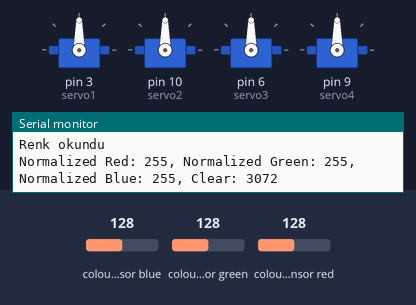
Simulated run of this sketch. Board: Arduino Uno, built with avr-gcc and run on an emulated ATmega328P. Shown: 4 × servo, the last lines printed to the serial monitor. Wiring (inferred from the names in the program): TCS34725 colour sensor at I2C address 0x29. Inputs (shaded band) come from the test bench; at power-on: colour sensor blue 128, colour sensor green 128, colour sensor red 128.

Above: at 10.1 s.
At 11.95 s:
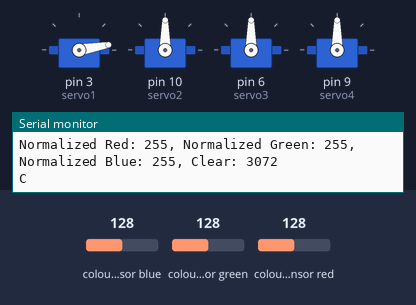
At 12.9 s:
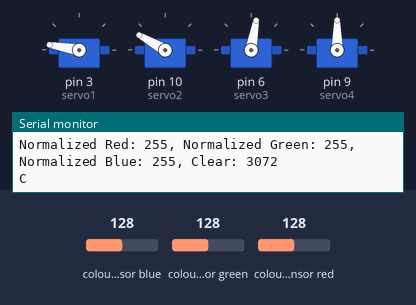
At 13.85 s:
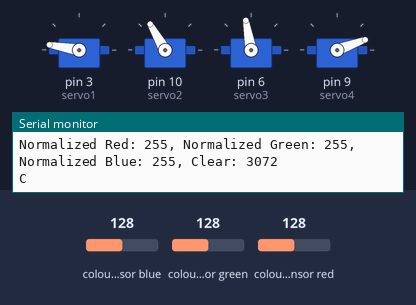
At 17.6 s:
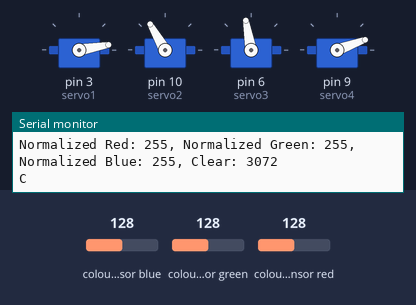
Timing chart, 0 to 22.5 s (numbered marks = the images above):
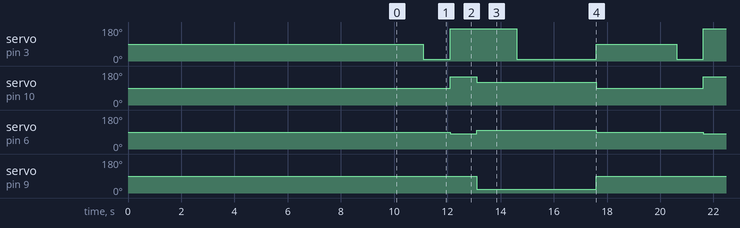

The sketch:

renk_robotkol.ino
```cpp
#include <Wire.h>
#include <Servo.h>
#define TCS34725_ADDR 0x29 //renk sensörü adresi

typedef struct //RGB verilerini tutan yapı
{
  uint16_t Red;
  uint16_t Green;
  uint16_t Blue;
  uint16_t Clear;
} RGB;
//Global değişkenler
RGB rgb; //renk verileri
uint16_t maxRGB = 0; // maks RGB değeri
uint16_t CT = 0, Lux = 0; //renk sıcaklığı ve ışık seviyesi
byte color = 0, rgb_data[3] = {0}; //renk ve RGB verileri

char kanal; //Renk kanaklı (R,G,B,C)
int renkFarkininKanalDegeri; //Renk farkının belirlenen kanaldaki değeri

Servo servo1; // Sağ üst servo
Servo servo2; // Sol üst servo
Servo servo3; // Sağ alt servo
Servo servo4; // Sol alt servo

//renk sensörü pin bağlantıları
int renkSensorPinDR = A5; // Renk sensörü DR pin bağlantısı
int renkSensorPinCT = A4; // Renk sensörü CT pin bağlantısı
int renkSensorOkuma;

//başlangıç ayarları burada yapılıyor
void setup()
{
  Serial.begin(115200);
  Wire.begin();
  delay(1);

  //renk sensörü için ayarlar
  Wire.beginTransmission(TCS34725_ADDR);
  Wire.write(0x00); // Control register
  Wire.write(0x01); // ATIME değeri (örneğin, 1 ms)
  Wire.endTransmission();

  //servo motorları başlat
  servo1.attach(3);
  servo2.attach(10);
  servo3.attach(6);
  servo4.attach(9);

  Serial.begin(9600);

  //RGB değerimi oku,renk farkını belirle ve ekrana yazır
  RGB renk1 = renkAl(1);
  printColor(renk1);
  RGB renk2 = renkAl(2);
  printColor(renk2);

  RGB renkFarki = renkcikar(renk1, renk2);
  kanal = KanalBelirle(renkFarki);
  renkFarkininKanalDegeri = kanalGetir(renkFarki, kanal);
  Serial.println(kanal);
}

//Ana döngü sürekli çalışan kod burada bulunuyor
void loop()
{
  readColor(); //renk sensöründen veriyi oku
  normalizeRGB(); //RGB verilerini normalize et
  calistir(); //belirlenen şartlara göre başlat
  printColor(rgb); //renk verilerini ekrana yazdır
  delay(1000); //1saniye bekle
}

//renk kanalını belirleme fonksiyonu
char KanalBelirle(RGB renk)
{
  if(renk.Red > renk.Blue && renk.Red > renk.Green && renk.Red > renk.Clear)
  {
    return 'R';
  }
  else if(renk.Green > renk.Red && renk.Green > renk.Blue && renk.Green > renk.Clear)
  {
    return 'G';
  }
  else if(renk.Blue > renk.Red && renk.Blue > renk.Green && renk.Blue > renk.Clear)
  {
    return 'B';
  }
  else
  {
    return 'C';
  }
}

//belirlenen kanaldaki değeri döndüren fonksiyon
int kanalGetir(RGB renk, char kanal)
{
  int kanalDegeri = 0;

  if(kanal == 'R')
  {
    kanalDegeri = renk.Red;
  }
  else if (kanal == 'G')
  {
    kanalDegeri = renk.Green;
  }
  else if (kanal == 'B')
  {
    kanalDegeri = renk.Blue;
  }
  else
  {
    kanalDegeri = renk.Clear;
  }

  return kanalDegeri;
}
// iki renk arasındaki farkı hesaplayan fonksiyon
RGB renkcikar(RGB renk1, RGB renk2)
{
  int renkRfark = renk1.Red - renk2.Red;
  int renkGfark = renk1.Green - renk2.Green;
  int renkBfark = renk1.Blue - renk2.Blue;
  int renkCfark = renk1.Clear - renk2.Clear;

  if(renkRfark < 0) renkRfark *= -1;
  if(renkGfark < 0) renkGfark *= -1;
  if(renkBfark < 0) renkBfark *= -1;
  if(renkCfark < 0) renkCfark *= -1;

  RGB renkFark;
  renkFark.Red = renkRfark;
  renkFark.Green = renkGfark;
  renkFark.Blue = renkBfark;
  renkFark.Clear = renkCfark;

  return renkFark;
}

//belirtilen şartlara göre aksiyonları başlatan fonksiyon
void calistir()
{
  int kanalDegeri = kanalGetir(rgb, kanal);

  if(kanalDegeri > renkFarkininKanalDegeri)
  {
    OrtayaDn();
    kiskaciAc();
    kiskaciKapat();
    SagaDnme();
    delay(500);
    kiskaciAc();
    delay(2000);
    Serial.println("Beyaz");
  }
  else
  {
    OrtayaDn();
    kiskaciAc();
    kiskaciKapat();
    SolaDnme();
    delay(500);
    kiskaciAc();
    delay(2000);
    Serial.println("Siyah");
  }

  OrtayaDn();
}

//belirtilen sıradaki renk örneğini okuyan fonksiyon
RGB renkAl(int sira)
{
  Serial.print(sira);
  Serial.println(".objeyi göster");
  delay(5000);

  int toplam_r = 0;
  int toplam_g = 0;
  int toplam_b = 0;
  int toplam_c = 0;

  //5 örnek al ve ortalamsını hesapla
  for(int i = 0; i<5; i++)
  {
    readColor();
    normalizeRGB();

    toplam_r += rgb.Red;
    toplam_g += rgb.Green;
    toplam_b += rgb.Blue;
    toplam_c += rgb.Clear;
  }

  RGB okunanRenk;
  okunanRenk.Red = toplam_r/5;
  okunanRenk.Green = toplam_g/5;
  okunanRenk.Blue = toplam_b/5;
  okunanRenk.Clear = toplam_c/5;

  Serial.println("Renk okundu");

  return okunanRenk;
}

//renk sensörüden veriyi okuyan fonksiyon
void readColor()
{
  //renk sensöründen veriyi talep et
  Wire.beginTransmission(TCS34725_ADDR);
  Wire.write(0x80 | 0x14); // Data register
  Wire.endTransmission();

  Wire.requestFrom(TCS34725_ADDR, 8);
  rgb.Clear = Wire.read();
  rgb.Clear |= Wire.read() << 8;
  rgb.Red = Wire.read();
  rgb.Red |= Wire.read() << 8;
  rgb.Green = Wire.read();
  rgb.Green |= Wire.read() << 8;
  rgb.Blue = Wire.read();
  rgb.Blue |= Wire.read() << 8;

  // Maksimum RGB değeri güncelle
  maxRGB = max(rgb.Red, max(rgb.Green, rgb.Blue));

  //daha fazla renk değeri verisi oku
  Wire.beginTransmission(TCS34725_ADDR);
  Wire.write(0x80 | 0x10); // daha fazla veri register
  Wire.endTransmission();

  Wire.requestFrom(TCS34725_ADDR, 1);
  color = Wire.read();
}

//RGB verilerini normalize eden fonskiyon
void normalizeRGB()
{
  rgb.Red = map(rgb.Red, 0, maxRGB, 0, 255);
  rgb.Green = map(rgb.Green, 0, maxRGB, 0, 255);
  rgb.Blue = map(rgb.Blue, 0, maxRGB, 0, 255);
}

//RGB verilerini ekrana yazdıran fonksiyon
void printColor(RGB rgb)
{
  Serial.print("Normalized Red: ");
  Serial.print(rgb.Red);
  Serial.print(", Normalized Green: ");
  Serial.print(rgb.Green);
  Serial.print(", Normalized Blue: ");
  Serial.print(rgb.Blue);
  Serial.print(", Clear: ");
  Serial.println(rgb.Clear);
}

//kol öne inme fonksiyonu
void koluIndir()
{
  // Kol öne inme
  servo1.write(170);
  servo2.write(120);
  servo3.write(80);
  servo4.write(90);
  delay(1000);
}

void kiskaciAc()
{
  // Kıskaç açılması
  servo1.write(10);
  delay(1000);
}

void kiskaciKapat()
{
  // Kıskaç kapanması
  servo1.write(170);
  servo2.write(150);
  servo3.write(80);
  servo4.write(90);
  delay(1000);
}

void SagaDnme()
{
  // Sağa dönme
  servo1.write(170);
  servo2.write(120);
  servo3.write(100);
  servo4.write(20);
  delay(1000);
}

void SolaDnme()
{
  // Sola dönme
  servo1.write(170);
  servo2.write(120);
  servo3.write(120);
  servo4.write(150);
  delay(1000);
}

void OrtayaDn()
{
  // Orta pozisyona dönme
  servo1.write(90);
  servo2.write(90);
  servo3.write(90);
  servo4.write(90);
  delay(1000);
}
```

Measured:
- by itself, servo on pin 3 (servo1): repeats every 9.5 s: 170° 2.5 s, 10° 3.0 s, 90° 3.0 s, 10° 1.0 s
- by itself, servo on pin 10 (servo2): repeats every 9.5 s: 120° 4.5 s, 90° 4.0 s, 150° 1.0 s
- by itself, servo on pin 6 (servo3): repeats every 9.5 s: 100° 4.5 s, 90° 4.0 s, 80° 1.0 s
- by itself, servo on pin 9 (servo4): alternates 90° for 5.0 s and 20° for 4.5 s
